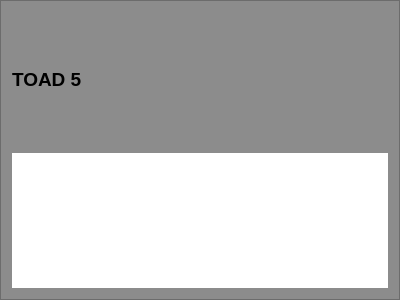
<?xml version="1.0" encoding="UTF-8"?>
<ui version="4.0">
 <class>toad_frame_5</class>
 <widget class="QFrame" name="toad_frame_5">
  <property name="geometry">
   <rect>
    <x>0</x>
    <y>0</y>
    <width>400</width>
    <height>300</height>
   </rect>
  </property>
  <property name="windowTitle">
   <string>Frame</string>
  </property>
  <property name="styleSheet">
   <string notr="true">background-color: rgb(140, 140, 140);</string>
  </property>
  <property name="frameShape">
   <enum>QFrame::StyledPanel</enum>
  </property>
  <property name="frameShadow">
   <enum>QFrame::Raised</enum>
  </property>
  <layout class="QVBoxLayout" name="verticalLayout">
   <item>
    <widget class="QLabel" name="title_label">
     <property name="font">
      <font>
       <pointsize>14</pointsize>
       <weight>75</weight>
       <bold>true</bold>
      </font>
     </property>
     <property name="text">
      <string>TOAD 5</string>
     </property>
    </widget>
   </item>
   <item>
    <widget class="toad_frame" name="widget">
     <property name="autoFillBackground">
      <bool>false</bool>
     </property>
     <property name="styleSheet">
      <string notr="true">background-color: rgb(255, 255, 255);</string>
     </property>
    </widget>
   </item>
  </layout>
 </widget>
 <customwidgets>
  <customwidget>
   <class>toad_frame</class>
   <extends>QFrame</extends>
   <header>toad_frame</header>
   <container>1</container>
  </customwidget>
 </customwidgets>
 <resources/>
 <connections/>
</ui>
